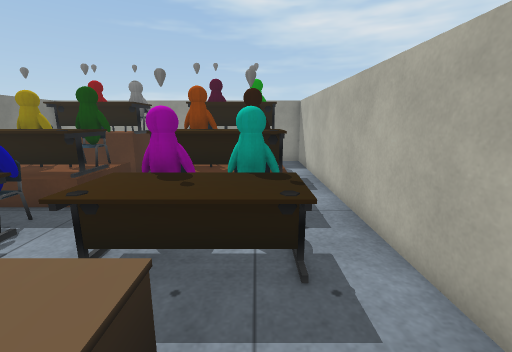
View 1 (above)

16 first-person views from a walk through a scene from a Unity 3-D project. The camera is 1.3 m above the floor, tilts 12° down and sees 90° across. The floor is counted in squares, 0.5 m on a side. Each view is taken from the middle of a square. On the plan, view 1 faces up. The plan holds only what a view shows up to about 18 squares ahead; the rest is blank. The player is left out. Some animated figures are not drawn. Some surface patterns are stand-ins.

View 2
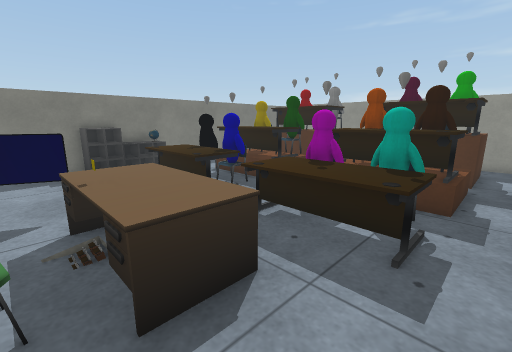

View 3
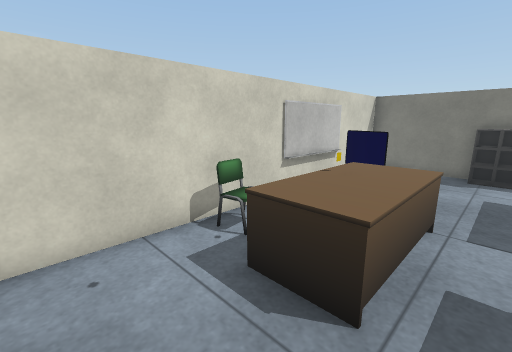

View 4
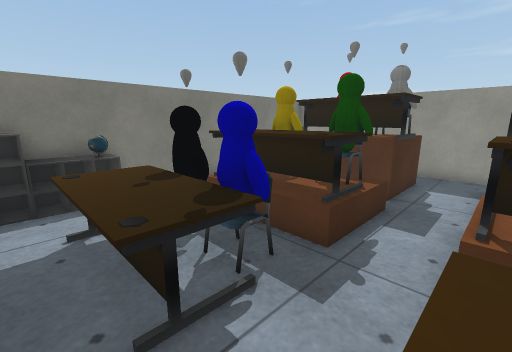

View 5
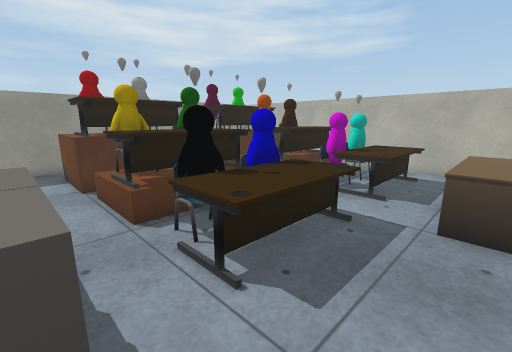

View 6
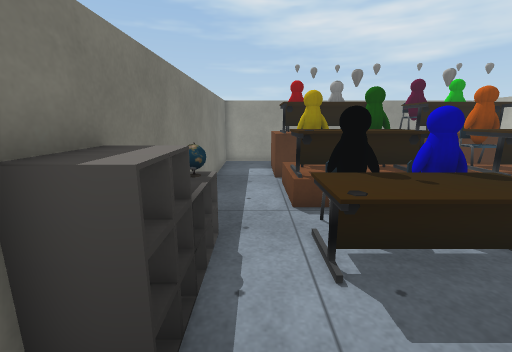

View 7
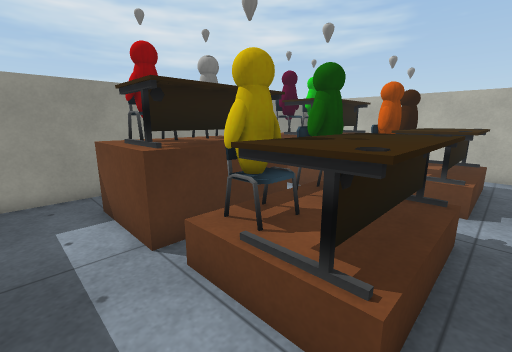

View 8
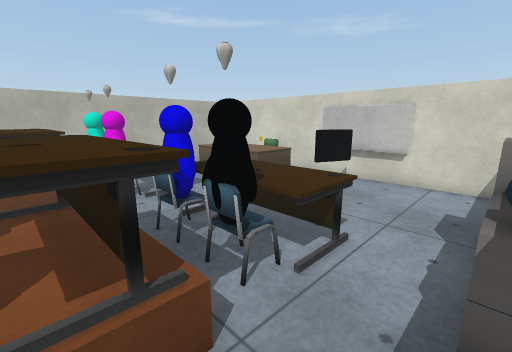

View 9
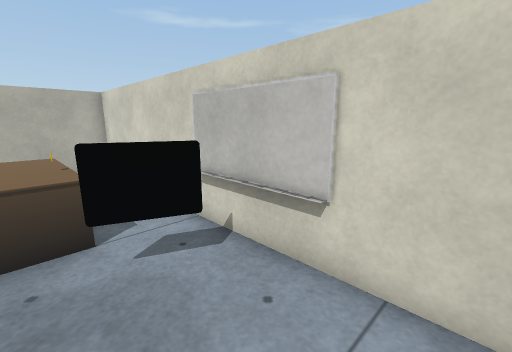

View 10
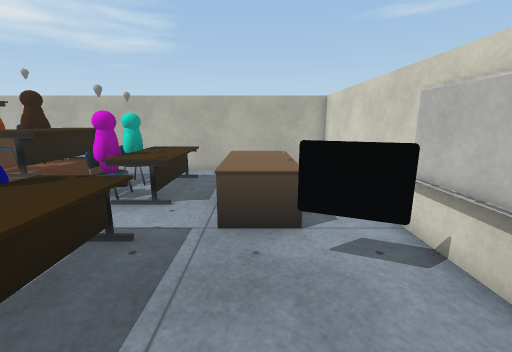

View 11
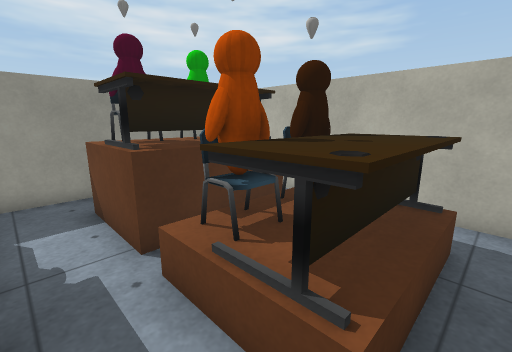

View 12
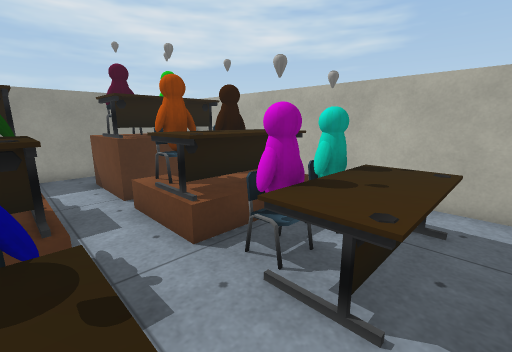

View 13
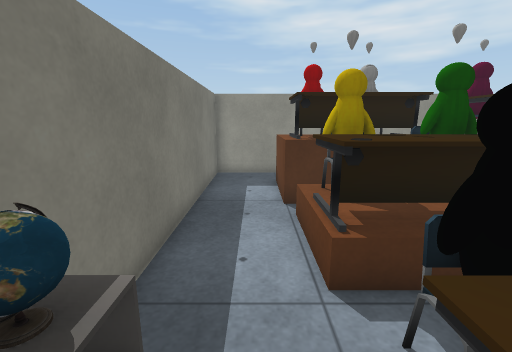

View 14
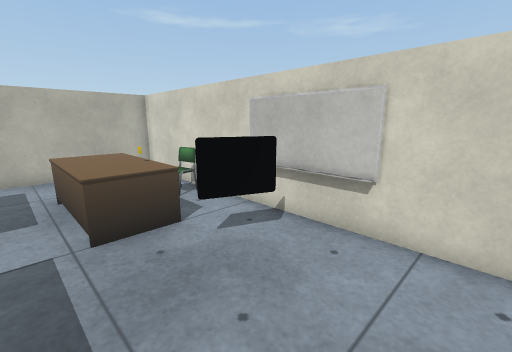

View 15
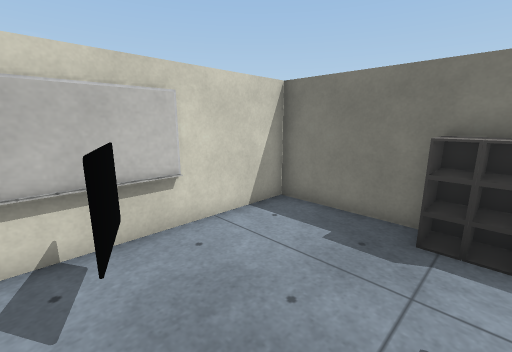

View 16
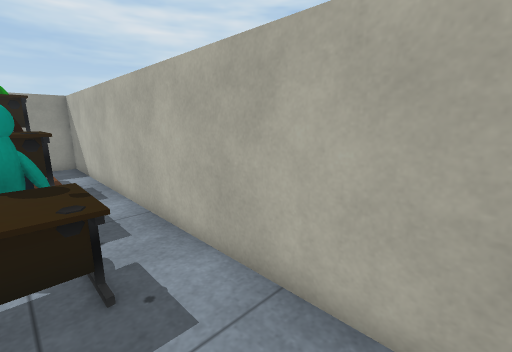

### Floor plan
Points are (right, up) in squares from view 1. A wall is a line through its corners. A room is listed if a view was taken in it or the views show most of it. See-through windows are left out.
Room 1 (views 1, 2, 3, 4, 5, 6, 7, 8, 9, 10, 11, 12, 13, 14, 15, 16)
walls: (-11.9, 5.7) (-11.9, 1.9) (-13.1, 1.9); (-12.3, 5.6) (-12.3, 5); (-11.9, 3.4) (-13, 3.4); (-11.9, 2.6) (-13, 2.6); (-13, 2.7) (-11.9, 2.7); (-13, 1.9) (-11.9, 1.9); (-4.6, -2.7) (2.9, -2.7) (2.9, 17.1) (-13, 17.1) (-13, -2.7) (-9.4, -2.7)
low walls: (-11.9, 5.6) (-13, 5.6); (-11.9, 4.9) (-13, 4.9); (-11.9, 4.1) (-13, 4.1); (-12.4, 5.7) (-11.9, 5.7)
objects: desk (-10, 4) to (-6, 6); desk (-10, 8) to (-6, 10); desk (-10, 12) to (-6, 14); brown block (-10, 15); whiteboard (-9, -3) to (-5, -2); other object (-9, 6); chair (-9, 7); chair (-9, 10) to (-8, 11); brown block (-9, 12) to (-7, 12); chair (-9, 14) to (-8, 15); TV (-7, -1) to (-7, 0); chair (-7, 7); chair (-7, 11) to (-6, 11); other object (-7, 14) to (-6, 15); desk (-5, 0) to (-1, 2); desk (-3, 4) to (1, 6); desk (-3, 8) to (1, 10); desk (-3, 12) to (1, 14); chair (-3, 14) to (-2, 15); other object (-2, 6); chair (-2, 7); chair (-2, 11); brown block (-2, 12) to (0, 12); other object (-1, 14) to (0, 15); other object (0, 7); chair (0, 11); brown block (1, 15)

Positions as (right, up) in squares from view 1, and headings:
1: (0, 0), facing up
2: (2, -1), facing up-left
3: (2, 3), facing down-left
4: (-3, 3), facing up-left
5: (-12, 1), facing up-right
6: (-11, 0), facing up
7: (-12, 7), facing up-right
8: (-12, 9), facing down-right
9: (-11, 1), facing down-right
10: (-11, 1), facing right
11: (-5, 7), facing up-right
12: (-6, 3), facing up-right
13: (-11, 4), facing up
14: (-11, 3), facing down-right
15: (-6, 3), facing down-left
16: (0, 0), facing up-right
